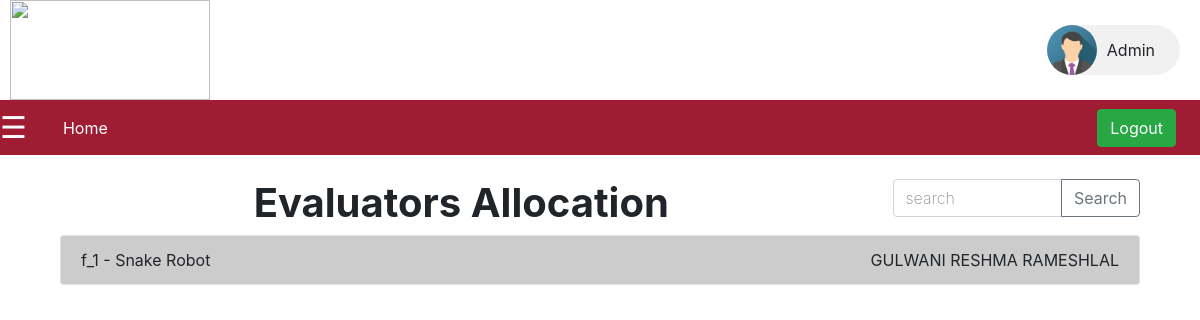
Page /main/admin/evaluator.php (signed in) on the earlier database version.
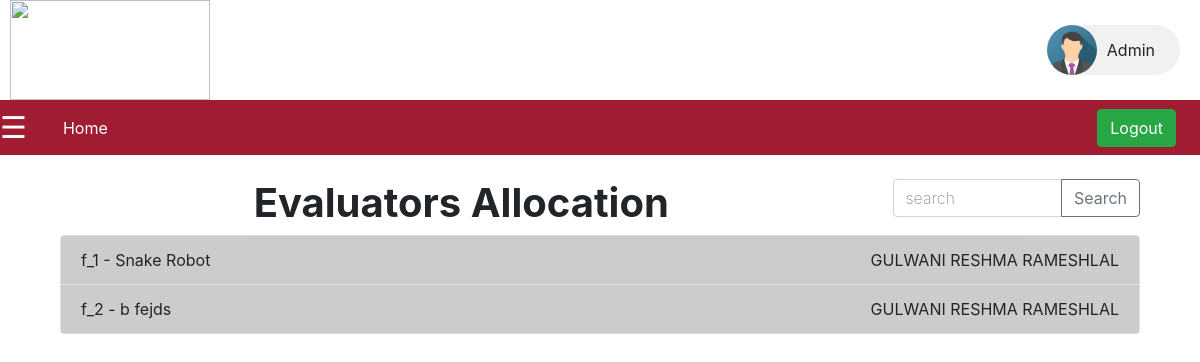
Same page on the later database version.
### tables this page shows
CREATE TABLE `groups` (
  `id` int(255) NOT NULL,
  `groupname` varchar(255) NOT NULL,
  `member1` varchar(255) NOT NULL,
  `member2` varchar(255) NOT NULL,
  `member3` varchar(255) NOT NULL
);

CREATE TABLE `project` (
  `id` int(11) NOT NULL,
  `groupname` varchar(255) NOT NULL,
  `project_name` varchar(500) NOT NULL,
  `domain` varchar(255) NOT NULL,
  `abstract` longtext NOT NULL,
  `ppt` varchar(255) NOT NULL,
  `research_paper_1` varchar(255) NOT NULL,
  `research_paper_2` varchar(255) NOT NULL,
  `research_paper_3` varchar(255) NOT NULL DEFAULT '""',
  `status` varchar(20) NOT NULL,
  `mentor` varchar(255) NOT NULL,
  `comment` varchar(2250) NOT NULL
);

CREATE TABLE `faculty` (
  `sdrn` int(3) NOT NULL,
  `name` varchar(27) DEFAULT NULL,
  `dept_name` varchar(16) DEFAULT NULL,
  `phone` varchar(13) DEFAULT NULL,
  `emailid` varchar(31) DEFAULT NULL,
  `desig` varchar(21) DEFAULT NULL,
  `domain` varchar(255) NOT NULL DEFAULT 'ML/AI',
  `isEvaluator` int(2) NOT NULL DEFAULT 0
);

### main/admin/backend/get_data.php (called while the page is built, shortened)
<?php
    function getprojects($name){
        include 'conn.php';
        $data = array();
        $sql = "SELECT * FROM groups,project WHERE groups.groupname=project.groupname AND (groups.groupname LIKE '%$name%' OR project.project_name LIKE '%$name%')";
        $result = $conn->query($sql);
        if($result){
            while($row = $result -> fetch_assoc()){
            array_push($data,$row);
            }
        }
    return $data;
    }
    function getgroupevaluators($groupname){
        include 'conn.php';
        $data = array();
        $sql = "SELECT name FROM faculty,evalulators WHERE evalulators.groupname='$groupname' AND evalulators.facultyid = faculty.sdrn ";
        $result = $conn->query($sql);
        if($result){
            if($row = $result -> fetch_assoc()){
            array_push($data,$row);
            } else {
                $row['name'] = 'Not Assigned';
                array_push($data,$row);
            }
        }
    return $data;
    }
?>

### main/admin/evaluator.php (the view, shortened to what this page needs)
<?php include 'admin_header.php'; ?>
<?php include '../templates/header_start.php'; ?>
<link rel="stylesheet" href="css/Admin.css">
<link rel="stylesheet" href="css/faculty.css">
<?php include '../templates/header_end.php'; ?>
<div id="main">
  <a href="http://www.dypatil.edu/mumbai/rait"><img src="../assets/images/Rait_logo.png" class="top_logo"></a>
  <div class="chip">
    <img src="../assets/images/img_avatar.png" alt="Person" width="96" height="96">
    Admin
  </div>
  <nav class="navbar navbar-expand-lg primary_color navbar-dark">
    <a class="navbar-brand" href="#"><span style="font-size:30px;cursor:pointer" onclick="openNav()">&#9776;</span></a>
    <div class="collapse navbar-collapse" id="navbarSupportedContent">
      <ul class="navbar-nav">
        <li onclick="window.location=''" class="nav-item nav-link" id="home">
          Home
        </li>
      </ul>
      <a href="logout.php" class='mx-4'><button type="button" class="btn btn-success">Logout</button></a>
    </div>
  </nav>
  <div id="main-content" class="container">
    <div class="container">
      <br>
      <div class="row">
        <div class="col-sm-9">
          <h1 class="text-center "><b>Evaluators Allocation</b></h1>
        </div>
        <div class="col-sm-3">
          <div class="input-group mb-3">
            <input type="text" id="search" oninput="searchproject(this.value)" class="form-control"
              placeholder="search">
            <div class="input-group-append">
              <button class="btn btn-outline-secondary" onclick="searchproject(search.value)" type="button"
                id="button-addon2">Search</button>
            </div>
          </div>
        </div>
      </div>
      <?php include 'backend/get_data.php';
      $projects = getprojects("%");
      ?>
      <div class="accordion" id="accordionExample">
        <?php foreach ($projects as $project) { ?>
        <div class="card">
          <div class="card-header d-flex justify-content-between" id="headingOne" type="button" data-toggle="collapse"
            data-target="#<?=$project['groupname']?>" aria-expanded="false" aria-controls="<?=$project['groupname']?>">
            <span><?=$project['groupname']?> - <?=$project['project_name']?></span>
            <span class='eval<?=$project['groupname']?>'> <?php $assignedevals = getgroupevaluators($project['groupname']);
                          foreach ($assignedevals as $eval) {  ?>
              <?=$eval['name']?>
              <?php } ?> </span>
          </div>
        </div>
        <?php } ?>
      </div>
    </div>
  </div>
</div>
<?php include '../templates/footer.php'; ?>

### main/templates/header_start.php (shortened to what this page needs)
<!DOCTYPE html>
<html>
<head>
  <link rel="stylesheet" href="../assets/bootstrap.min.css">
  <link rel="stylesheet" href="../assets/jquery.dataTables.min.css">

### main/templates/header_end.php (shortened to what this page needs)
</head>
<body>

### main/templates/footer.php (shortened to what this page needs)
</body>
</html>

### main/admin/css/Admin.css (style rules this page uses)
.top_logo { height: 100px; width: 200px; margin-left: 10px; }
.chip { display: inline-block; padding: 0 25px; height: 50px; font-size: 16px; line-height: 50px; border-radius: 25px; background-color: #f1f1f1; float: right; margin-top: 25px; margin-right: 20px; }
.chip img { float: left; margin: 0 10px 0 -25px; height: 50px; width: 50px; border-radius: 50%; }
.primary_color { background-color: #9f1c33; }
.primary_color a { color: #f1f1f1; }
nav { padding: 0px !important; }
nav ul { display: flex; align-items: stretch; justify-content: left; width: 100%; margin: 0; padding: 0; }
nav li { display: block; flex: 0 1 auto; list-style-type: none; }
.nav-link { color: white !important; padding: 15px 20px !important; cursor: pointer; transition: all 0.3s ease-in-out; }
#main { transition: margin-left .5s; padding: 0px; }
::placeholder { color: rgb(145, 139, 139) !important; font-weight: 200 !important; }

Differences in the rows shown:
added groups: project.groupname "f_2", project.project_name "b fejds", faculty (name "GULWANI RESHMA RAMESHLAL")
